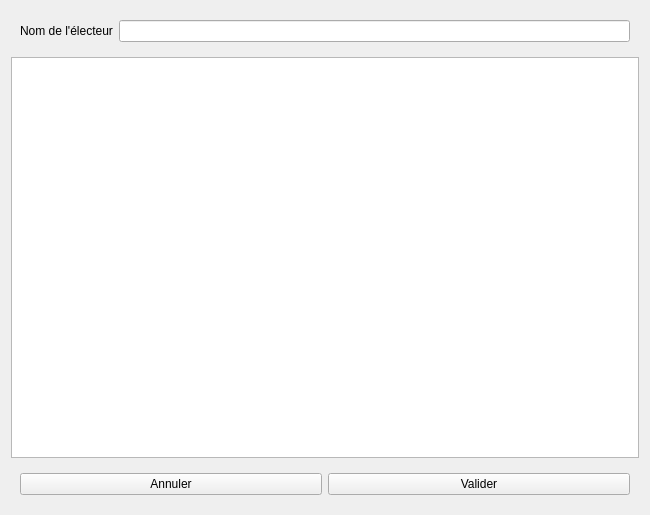
<?xml version="1.0" encoding="UTF-8"?>
<ui version="4.0">
 <class>VoteEditor</class>
 <widget class="QWidget" name="VoteEditor">
  <property name="geometry">
   <rect>
    <x>0</x>
    <y>0</y>
    <width>650</width>
    <height>515</height>
   </rect>
  </property>
  <property name="windowTitle">
   <string>Form</string>
  </property>
  <layout class="QVBoxLayout" name="verticalLayout">
   <item>
    <widget class="QWidget" name="widget" native="true">
     <layout class="QHBoxLayout" name="horizontalLayout_2">
      <item>
       <widget class="QLabel" name="label">
        <property name="text">
         <string>Nom de l'électeur</string>
        </property>
       </widget>
      </item>
      <item>
       <widget class="QLineEdit" name="lineEdit"/>
      </item>
     </layout>
    </widget>
   </item>
   <item>
    <widget class="QListWidget" name="candidateList">
     <property name="dragDropMode">
      <enum>QAbstractItemView::InternalMove</enum>
     </property>
    </widget>
   </item>
   <item>
    <widget class="QWidget" name="widget_2" native="true">
     <layout class="QHBoxLayout" name="horizontalLayout">
      <item>
       <widget class="QPushButton" name="pushButton">
        <property name="text">
         <string>Annuler</string>
        </property>
       </widget>
      </item>
      <item>
       <widget class="QPushButton" name="pushButton_2">
        <property name="text">
         <string>Valider</string>
        </property>
       </widget>
      </item>
     </layout>
    </widget>
   </item>
  </layout>
 </widget>
 <resources/>
 <connections/>
</ui>
